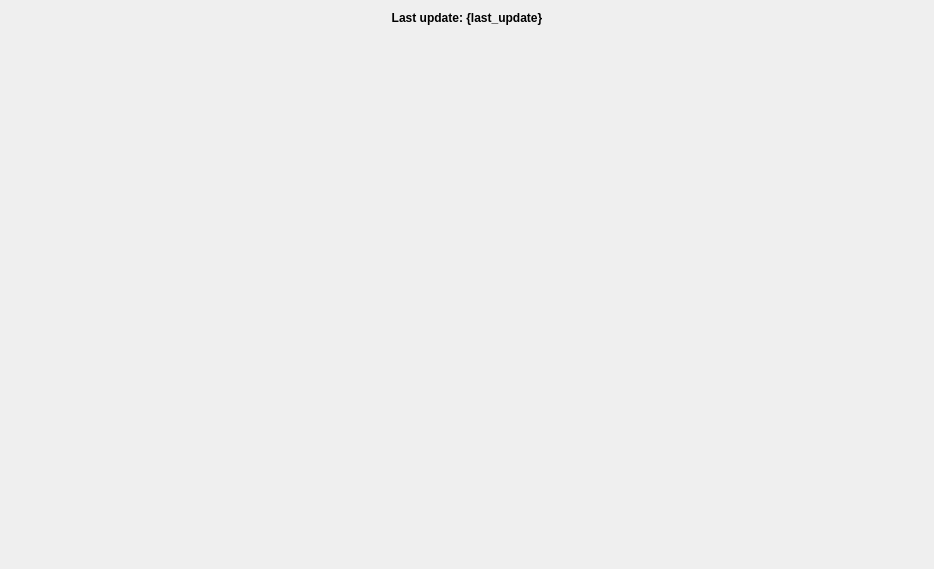
<?xml version="1.0" encoding="UTF-8"?>
<ui version="4.0">
 <class>MonitoringWidget</class>
 <widget class="QWidget" name="MonitoringWidget">
  <property name="geometry">
   <rect>
    <x>0</x>
    <y>0</y>
    <width>934</width>
    <height>569</height>
   </rect>
  </property>
  <property name="windowTitle">
   <string>Monitoring - KalAO</string>
  </property>
  <layout class="QVBoxLayout" name="verticalLayout" stretch="0,1">
   <item>
    <widget class="KLabel" name="last_update_label">
     <property name="font">
      <font>
       <bold>true</bold>
      </font>
     </property>
     <property name="text">
      <string>Last update: {last_update}</string>
     </property>
     <property name="alignment">
      <set>Qt::AlignmentFlag::AlignCenter</set>
     </property>
    </widget>
   </item>
   <item>
    <layout class="QHBoxLayout" name="data_layout"/>
   </item>
  </layout>
 </widget>
 <customwidgets>
  <customwidget>
   <class>KLabel</class>
   <extends>QLabel</extends>
   <header>kalao.guis.utils.widgets</header>
  </customwidget>
 </customwidgets>
 <resources/>
 <connections/>
</ui>
